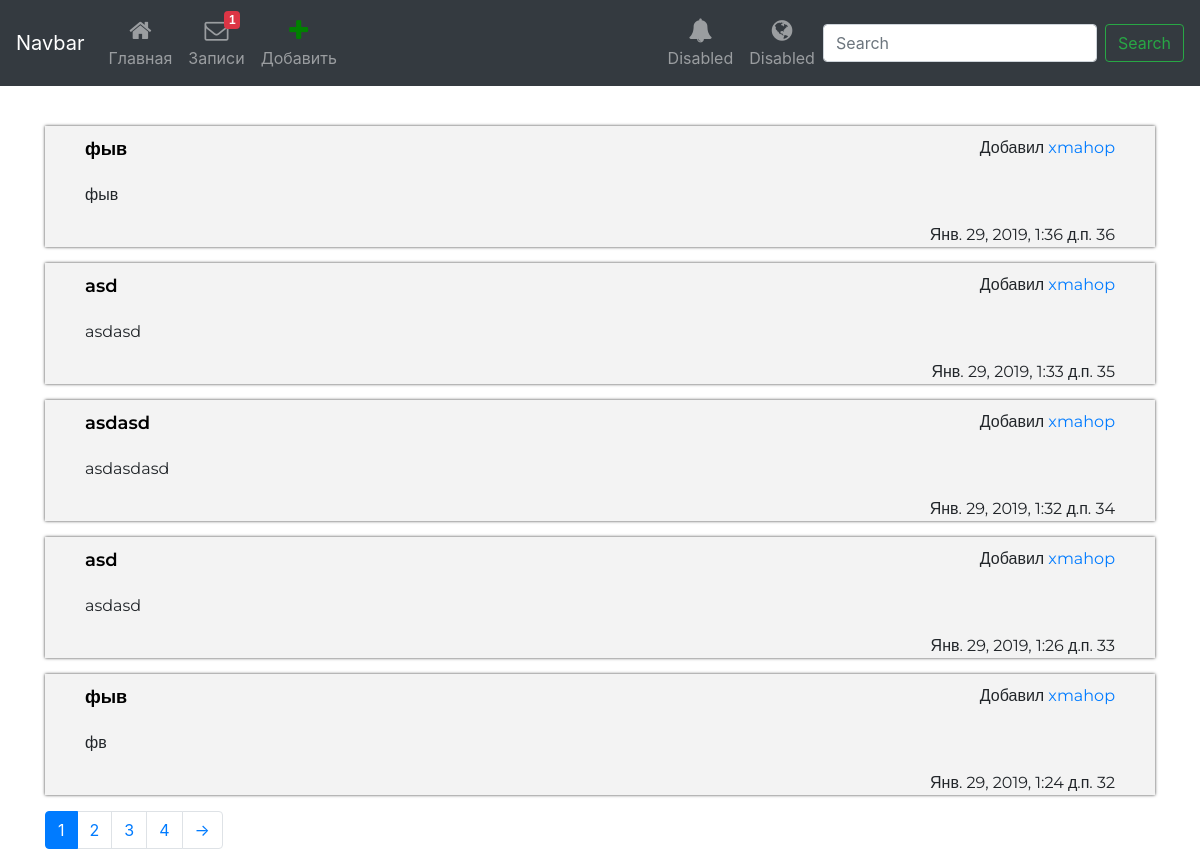
The app's page /posts/, older data.
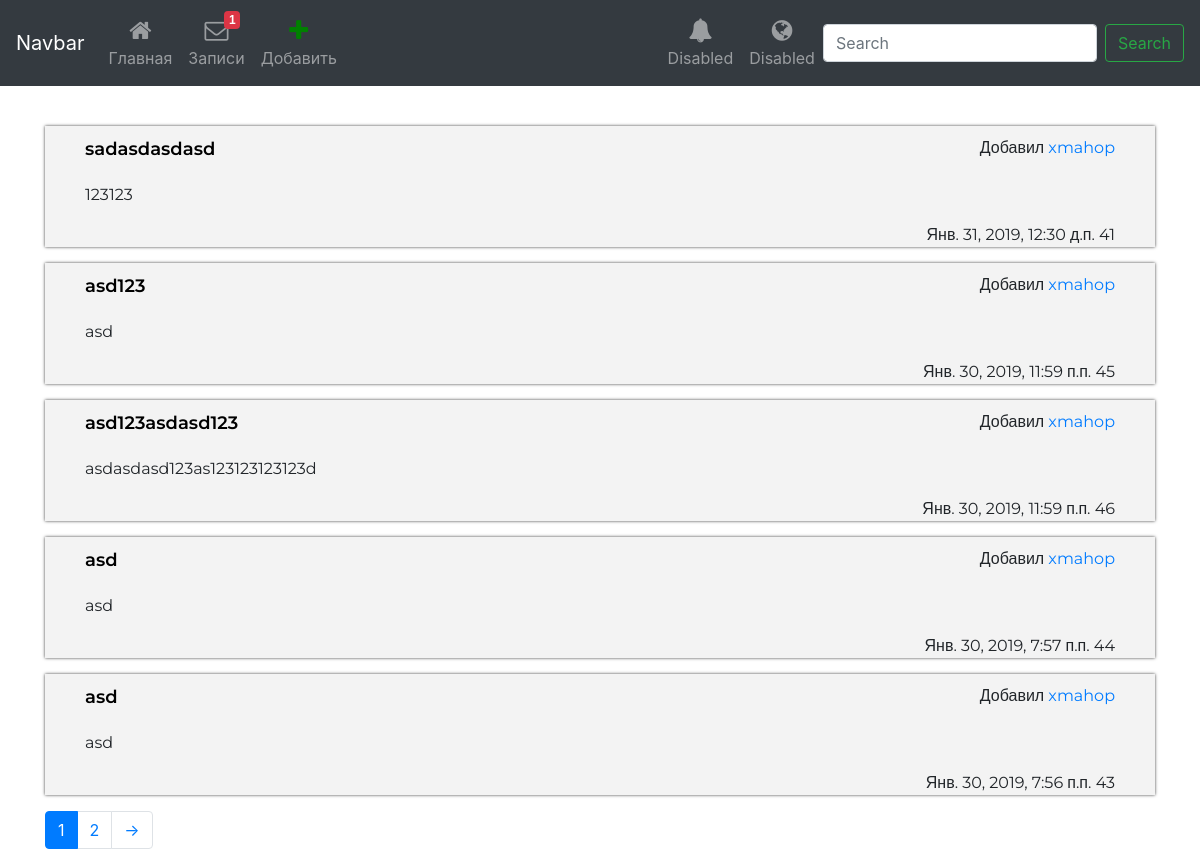
The same page, newer data.
### loglists/models.py (models this page shows, shortened)
class Post(models.Model):
    switch_ip = models.CharField("IP адресс оборудования", max_length=250)
    text = models.TextField("Список изменений")
    date_now = models.DateTimeField("Дата изменения", auto_now=True)

### loglists/views.py (the view)
# urls.py: path(r'posts/', views.posts, name='posts'),
def posts(request, page_number=1):
    posts = Post.objects.order_by('-date_now') #получаем все объекты модели Post с сортировкой по времени
    paginator = Paginator(posts, 5) # создаем переменную типа Paginator и указываем что post должны отображаться по 15 на странице
    page = request.GET.get('page')
    all_post = paginator.get_page(page)
    context = {'all_post': all_post} #отгружаем словарь
    return render(request, 'loglists/topics.html', context) #возвращаем шаблон и словарь

### loglists/templates/loglists/topics.html (shortened to what this page needs)
{% extends "loglists/base.html" %}
{% block content %}
<div class="container">
{%for post in all_post %}
  <div class="well">
    <div class="user">
        Добавил <a href="#">xmahop</a>
    </div>
  <a class="switch_ip"href="{% url 'loglists:edit_post' post.id %}">{{post.switch_ip}}</a>
  <p class="text"> {{post.text}}</p>
  <p class="time"> {{post.date_now}} {{post.id}}</p>
  </div>
{% empty %}
  <li>No topics have been added yet.</li>
{% endfor %}
<nav aria-label="...">
  <ul class="pagination">
    {% for num in all_post.paginator.page_range %}
        {% if num == all_post.number %}
        <li class="page-item active">
          <a class="page-link" href="?page={{num}}">{{num}} </a>
        </li>
        {% else %}
            <li class="page-item">
              <a class="page-link" href="?page={{num}}">{{num}} </a>
            </li>
        {% endif %}
    {% endfor %}
    {% if all_post.has_next %}
        <li class="page-item">
          <a class="page-link" href="?page={{ all_post.next_page_number }}" tabindex="">→</a>
        </li>
    {% endif %}
</div>
{%endblock content%}

### loglists/templates/loglists/base.html (shortened to what this page needs)
<link rel="stylesheet" href="https://stackpath.bootstrapcdn.com/bootstrap/4.1.3/css/bootstrap.min.css">
<nav class="navbar navbar-icon-top navbar-expand-lg navbar-dark bg-dark">
  <a class="navbar-brand" href="#">Navbar</a>
  <div class="collapse navbar-collapse" id="navbarSupportedContent">
    <ul class="navbar-nav mr-auto">
      <li class="nav-item">
        <a class="nav-link" href="{% url "loglists:index" %}">
          <i class="fa fa-home"></i>
          Главная
          </a>
      </li>
      <li class="nav-item">
        <a class="nav-link" href="{% url "loglists:posts"%}">
          <i class="fa fa-envelope-o">
            <span class="badge badge-danger">1</span>
          </i>
          Записи
        </a>
      </li>
      <li class="nav-item">
        <a class="nav-link" href="{% url 'loglists:new_post'%}">
          <i class="fa fa-plus">
          </i>
          Добавить
        </a>
      </li>
    </ul>
    <ul class="navbar-nav ">
      <li class="nav-item">
        <a class="nav-link" href="#">
          <i class="fa fa-bell">
          </i>
          Disabled
        </a>
      </li>
      <li class="nav-item">
        <a class="nav-link" href="#">
          <i class="fa fa-globe">
          </i>
          Disabled
        </a>
      </li>
    </ul>
    <form class="form-inline my-2 my-lg-0">
      <input class="form-control mr-sm-2" type="text" placeholder="Search" aria-label="Search">
      <button class="btn btn-outline-success my-2 my-sm-0" type="submit">Search</button>
    </form>
  </div>
</nav>
<div class="content">
  {% block content %}{% endblock content %}
</div>

### loglists/templates/loglists/topics.html (style rules this page uses)
.well { background-color: #f3f3f3; -webkit-box-shadow: 0px 0px 13px 0px rgba(0,0,0,0.75); -moz-box-shadow: 0px 0px 13px 0px rgba(0,0,0,0.75); box-shadow: 0px 0px 3px 0px rgba(0,0,0,0.75); font-family: 'Montserrat', sans-serif; text-align: left; padding-left: 40px; padding-top: 10px; }
.container { padding-top: 40px; }
.user { float: right; padding-right: 40px; }
.text { padding-top: 20px; font-size: 16px; }
.switch_ip { color: black; font-weight: 600; font-size: 18px; }
.time { text-align: right; padding-right: 40px; }
.pagination { width/max-width: 800px; margin: 0 auto; }

### loglists/templates/loglists/base.html (style rules this page uses)
.fa-plus { color: green; }
.navbar-icon-top .navbar-nav .nav-link > .fa { position: relative; width: 36px; font-size: 24px; }
.navbar-icon-top .navbar-nav .nav-link > .fa > .badge { font-size: 0.75rem; position: absolute; right: 0; font-family: sans-serif; }
.navbar-icon-top .navbar-nav .nav-link > .fa { top: 3px; line-height: 12px; }
.navbar-icon-top .navbar-nav .nav-link > .fa > .badge { top: -10px; }
@media (min-width: 992px) { .navbar-icon-top.navbar-expand-lg .navbar-nav .nav-link { text-align: center; display: table-cell; height: 70px; vertical-align: middle; padding-top: 0; padding-bottom: 0; } }
@media (min-width: 992px) { .navbar-icon-top.navbar-expand-lg .navbar-nav .nav-link > .fa { display: block; width: 48px; margin: 2px auto 4px auto; top: 0; line-height: 24px; } }
@media (min-width: 992px) { .navbar-icon-top.navbar-expand-lg .navbar-nav .nav-link > .fa > .badge { top: -7px; } }

Row changes from the older to the newer data that the page shows:
removed Post: switch_ip "фыв", text "фыв", date_now "Янв. 29, 2019, 1:36 д.п.", id "36"
removed Post: switch_ip "asd", text "asdasd", date_now "Янв. 29, 2019, 1:33 д.п.", id "35"
removed Post: switch_ip "asdasd", text "asdasdasd", date_now "Янв. 29, 2019, 1:32 д.п.", id "34"
removed Post: switch_ip "asd", text "asdasd", date_now "Янв. 29, 2019, 1:26 д.п.", id "33"
removed Post: switch_ip "фыв", text "фв", date_now "Янв. 29, 2019, 1:24 д.п.", id "32"
added Post: switch_ip "sadasdasdasd", text "123123", date_now "Янв. 31, 2019, 12:30 д.п.", id "41"
added Post: switch_ip "asd123", text "asd", date_now "Янв. 30, 2019, 11:59 п.п.", id "45"
added Post: switch_ip "asd123asdasd123", text "asdasdasd123as123123123123d", date_now "Янв. 30, 2019, 11:59 п.п.", id "46"
added Post: switch_ip "asd", text "asd", date_now "Янв. 30, 2019, 7:57 п.п.", id "44"
added Post: switch_ip "asd", text "asd", date_now "Янв. 30, 2019, 7:56 п.п.", id "43"
Text that changed along with them:
list line gone: "3"
list line gone: "4"
